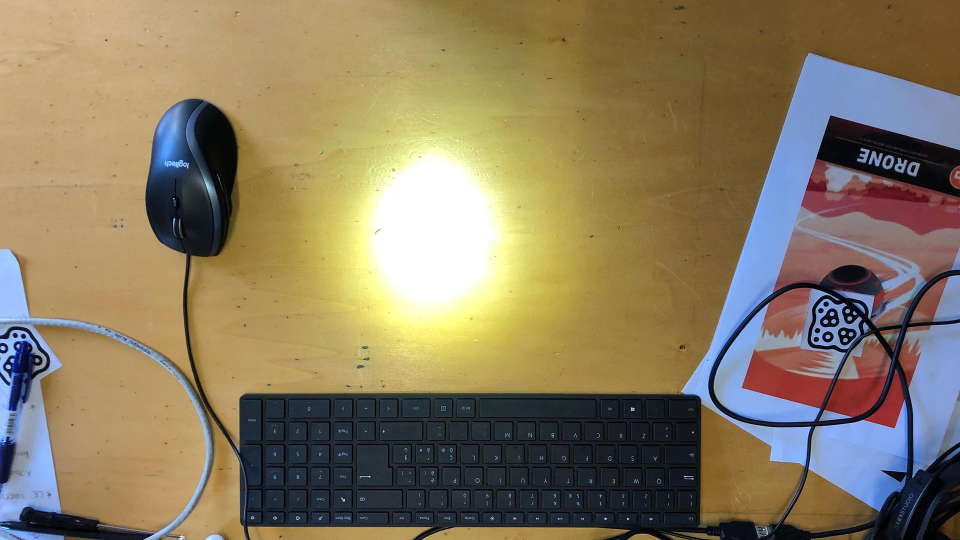
//> input picture MyCodeExamples copy/openCV_brightestSpot/openCV_brightestSpot/img_brightestSpot_test1.JPG, 1920 x 1080 px, given in place of the camera (shown at 1/2 size)
$ ./main   (built with g++ and OpenCV 4)
//> lines starting //> are read from the running program, lines starting //| are printed output that depends on the picture; after the words box and inside, x2 and y2 are one past the last pixel; in counts of white or black regions, pixels touching at a corner belong together
/**
 * @file Threshold.cpp
 * @brief Sample code that shows how to use the diverse threshold options offered by OpenCV
 * @author OpenCV team
 */

#include <iostream>
#include <stdio.h>
#include <stdlib.h>
#include <time.h>
#include <string>
#include <WS2tcpip.h>

#include "opencv2/imgproc.hpp"
#include "opencv2/imgcodecs.hpp"
#include "opencv2/highgui.hpp"

#include "opencv2/tracking.hpp"


#pragma comment (lib, "ws2_32.lib")

using namespace std;
using namespace cv;
using std::cout;

/// Global variables
//threshold
int threshold_value = 240;
int threshold_type = 0;
int const max_value = 255;
int const max_type = 4;
int const max_binary_value = 255;

//blur
int blur_value = 30;
int const max_blur_value = 100;

Mat src, src_gray, dst;
Mat tempSrc;
const char* threshold_window_name = "threshold process";
const char* input_window_name = "video input";
const char* blob_window_name = "blob detection";

const char* trackbar_type = "Type: \n 0: Binary \n 1: Binary Inverted \n 2: Truncate \n 3: To Zero \n 4: To Zero Inverted";
const char* trackbar_value = "Value";
const char* trackbar_blur_value = "blur value";

//find contour
int thresh = 100;
int max_thresh = 255;
RNG rng(12345);
void thresh_callback(int, void*);
const char* source_window = "Source";

Point2f targetPos;
bool targetDetected = false;
int zoneActivatedID;
bool zoneActivated;
bool zoneActivationPrevStatus;
long currentElapsedTime;
string controlMarkerID;

bool sendingMessageStatus = false;
bool sendingMessagePrevStatus = false;
bool messageSent = false;

union Vector {
	struct {
		int x;
		int y;
		int w;
		int h;
	};

	int xywh[4];
};

class timer {
private:
	unsigned long begTime;
	bool isRunningStatus;
public:


	void start() {
		begTime = clock();
		cout << "Timer restarted." << endl;
	}

	unsigned long getBeginTime() {
		return begTime;
	}

	unsigned long elapsedTime() {
		return ((unsigned long)clock() - begTime) / CLOCKS_PER_SEC;
	}

	bool isTimeout(unsigned long seconds) {
		return seconds >= elapsedTime();
	}

	void setRunningStatus(bool _status) {
		isRunningStatus = _status;
	}

	bool isRunning() {
		return isRunningStatus;
	}
};

// [31 lines left out: function clientUDPsendMsg, not called in this run]

//![Threshold_Demo]
/**
 * @function Threshold_Demo
 */
static void Threshold_Demo(int, void*)
{
	/* 0: Binary
	 1: Binary Inverted
	 2: Threshold Truncated
	 3: Threshold to Zero
	 4: Threshold to Zero Inverted
	*/

	threshold(src_gray, dst, threshold_value, max_binary_value, threshold_type);
	imshow(threshold_window_name, dst);

	createTrackbar("Canny thresh:", "Source", &thresh, max_thresh, thresh_callback);

}
//![Threshold_Demo]

//![blur function test]
void applyBlur(int, void*) {
	if (blur_value <= 2) blur_value = 2;
	blur(src_gray, src_gray, Size(blur_value, blur_value)); // blur it
}
//![blur function test]

/** @function thresh_callback */
void thresh_callback(int, void*)
{
	Mat canny_output;
	vector<vector<Point> > contours;
	vector<Vec4i> hierarchy;

	/// Detect edges using canny
	Canny(dst, canny_output, thresh, thresh * 2, 3);
	/// Find contours
	findContours(canny_output, contours, hierarchy, CV_RETR_TREE, CV_CHAIN_APPROX_SIMPLE, Point(0, 0));


	/// Get the moments
	vector<Moments> mu(contours.size());
	for (int i = 0; i < contours.size(); i++)
	{
		mu[i] = moments(contours[i], false);
	}

	///  Get the mass centers:
	vector<Point2f> mc(contours.size());
	for (int i = 0; i < contours.size(); i++)
	{
		mc[i] = Point2f(mu[i].m10 / mu[i].m00, mu[i].m01 / mu[i].m00);
	}

	/// Draw contours
	Mat drawing = Mat::zeros(canny_output.size(), CV_8UC3);
	for (int i = 0; i < contours.size(); i++)
	{
		Scalar color = Scalar(rng.uniform(0, 255), rng.uniform(0, 255), rng.uniform(0, 255));
		drawContours(drawing, contours, i, color, 2, 8, hierarchy, 0, Point());
		circle(drawing, mc[i], 4, color, -1, 8, 0);
	}

	/// Show in a window
	imshow(blob_window_name, drawing);

	if (contours.size() > 0) {
		/// Calculate the area with the moments 00 and compare with the result of the OpenCV function
		// printf("\t Info: Area and Contour Length \n");
		for (int i = 0; i < contours.size(); i++)
		{
			// printf(" * Contour[%d] - Area (M_00) = %.2f - Area OpenCV: %.2f - Length: %.2f   \n", i, mu[i].m00, contourArea(contours[i]), arcLength(contours[i], true));
			// cout << "id: " << i << " - x: " << mc[i].x << " - y: " << mc[i].y << endl;
		}

		targetDetected = true;
		targetPos = mc[0];
	}
	else {
		targetDetected = false;
	}

}

void displayTimer(const Mat& _matrix) {
	putText(_matrix, to_string(currentElapsedTime), Point2f((_matrix.size().width / 8 * 7) , 40), FONT_HERSHEY_PLAIN, 3, Scalar(255, 255, 255), 2, 8, false);
}

void zoneCheckTesta(int, void*) {
	Mat zoneGraphics = Mat::zeros(dst.size(), CV_8UC3);

	///define zones
// [testa]
	Vector* zTestaCoordVec = new Vector();
	zTestaCoordVec->x = 125;
	zTestaCoordVec->y = 200;
	zTestaCoordVec->w = 120;
	zTestaCoordVec->h = 80;
	Rect zTestaRect = Rect(zTestaCoordVec->x, zTestaCoordVec->y, zTestaCoordVec->w, zTestaCoordVec->h);

	Vector* zBustoCoordVec = new Vector();
	zBustoCoordVec->x = 320;
	zBustoCoordVec->y = 180;
	zBustoCoordVec->w = 260;
	zBustoCoordVec->h = 120;
	Rect zBustoRect = Rect(zBustoCoordVec->x, zBustoCoordVec->y, zBustoCoordVec->w, zBustoCoordVec->h);
	// end [testa]

	Rect idBckgrnd((zoneGraphics.size().width / 4) * 3, 0, 50, 50);
	Rect messageSentIcon((zoneGraphics.size().width / 8 * 7), 0, 50, 50);

	rectangle(zoneGraphics, zTestaRect, Scalar(0, 0, 255), 1, 8, 0); // stroke
	rectangle(zoneGraphics, zBustoRect, Scalar(0, 255, 0), 1, 8, 0); // stroke


	if (targetDetected) {
		// cout << "zoneRect2.x: " << z2coordVec->x << " - zoneRect2.y: " << z2coordVec->y << " - zoneRect2.w: " << z2coordVec->w << " - zoneRect2.h: " << z2coordVec->y;
		//circle(zoneGraphics, Point2f(zoneGraphics.size().width / 2, zoneGraphics.size().height / 2), 4, Scalar(0, 0, 255), -1, 8, 0);
		circle(zoneGraphics, targetPos, 4, Scalar(0, 0, 255), -1, 8, 0);
		if (targetPos.x > zTestaCoordVec->x && targetPos.y > zTestaCoordVec->y
			&& targetPos.x < (zTestaCoordVec->x + zTestaCoordVec->w) && targetPos.y < (zTestaCoordVec->y + zTestaCoordVec->h)) {
			zoneActivatedID = 0;
			controlMarkerID = to_string(zoneActivatedID);
			zoneActivated = true;
			if (zoneActivated != zoneActivationPrevStatus) {
				cout << "The target is in the zone " << zoneActivatedID << " !" << endl;
			}
			rectangle(zoneGraphics, zTestaRect, Scalar(0, 0, 255), -1, 8, 0); // filled
		}
		else if (targetPos.x > zBustoCoordVec->x && targetPos.y > zBustoCoordVec->y
			&& targetPos.x < (zBustoCoordVec->x + zBustoCoordVec->w) && targetPos.y < (zBustoCoordVec->y + zBustoCoordVec->h)) {
			zoneActivatedID = 1;
			controlMarkerID = to_string(zoneActivatedID);
			zoneActivated = true;
			if (zoneActivated != zoneActivationPrevStatus) {
				cout << "The target is in the zone " << zoneActivatedID << " !" << endl;
			}
			rectangle(zoneGraphics, zBustoRect, Scalar(0, 255, 0), -1, 8, 0); // filled
		}
		else {
			controlMarkerID = "X";
			zoneActivated = false;
			//zoneActivationPrevStatus = zoneActivated;
		}

		circle(zoneGraphics, targetPos, 4, Scalar(255, 255, 255), -1, 8, 0);
	}
	else {
		controlMarkerID = "X";
		zoneActivated = false;
	}

	rectangle(zoneGraphics, idBckgrnd, Scalar(255, 0, 0), -1, 8, 0);
	putText(zoneGraphics, controlMarkerID, Point2f((zoneGraphics.size().width / 4) * 3, 40), FONT_HERSHEY_PLAIN, 3, Scalar(255, 255, 255), 2, 8, false);

	if (messageSent) {
		rectangle(zoneGraphics, messageSentIcon, Scalar(0, 0, 255), -1, 8, 0);
	}
	//if (zoneActivated)
	displayTimer(zoneGraphics);


	imshow("zone check", zoneGraphics);
}

// [105 lines left out: function zoneCheck, not called in this run]


/**
 * @function main
 */
int main(int argc, char** argv)
{
	timer t;
	t.start();


	///define zones
	// [testa]
	Vector* zTestaCoordVec = new Vector();
	zTestaCoordVec->x = 125;
	zTestaCoordVec->y = 200;
	zTestaCoordVec->w = 120;
	zTestaCoordVec->h = 80;
	Rect zTestaRect = Rect(zTestaCoordVec->x, zTestaCoordVec->y, zTestaCoordVec->w, zTestaCoordVec->h);

	Vector* zBustoCoordVec = new Vector();
	zBustoCoordVec->x = 320;
	zBustoCoordVec->y = 180;
	zBustoCoordVec->w = 260;
	zBustoCoordVec->h = 120;
	Rect zBustoRect = Rect(zBustoCoordVec->x, zBustoCoordVec->y, zBustoCoordVec->w, zBustoCoordVec->h);
	// [20 lines of commented-out code are left out]
	 VideoCapture cap(0); // open the default camera
	if (!cap.isOpened())  // check if we succeeded
		return -1;

	cap.set(CV_CAP_PROP_FRAME_WIDTH, 768);
	cap.set(CV_CAP_PROP_FRAME_HEIGHT, 480);
	//! [input]


	// [window]
	namedWindow(input_window_name, WINDOW_AUTOSIZE);

	cvMoveWindow(input_window_name, 0, 10);
	namedWindow(threshold_window_name, WINDOW_AUTOSIZE);
	cvMoveWindow(threshold_window_name, 700, 10);
	namedWindow(blob_window_name, WINDOW_AUTOSIZE);
	cvMoveWindow(blob_window_name, 0, 600);
	namedWindow("zone check", WINDOW_AUTOSIZE);
	cvMoveWindow("zone check", 700, 600);
	//! [window]

	// [define mask]
	Rect maskRect1 = Rect(0, 0, 768, 180);
	Rect maskRect2 = Rect(0, 480 - 180, 768, 480-180);
	//! [define mask]

	for (;;){

		//! [frame load]
		cap >> src;
//> src is the input picture: 1080 rows x 1920 cols, CV_8UC3; mean B, G, R 96.1, 123.8, 137.1

		// [draw mask]
		rectangle(src, maskRect1, Scalar(255), -1, 8, 0);
		rectangle(src, maskRect2, Scalar(255), -1, 8, 0);
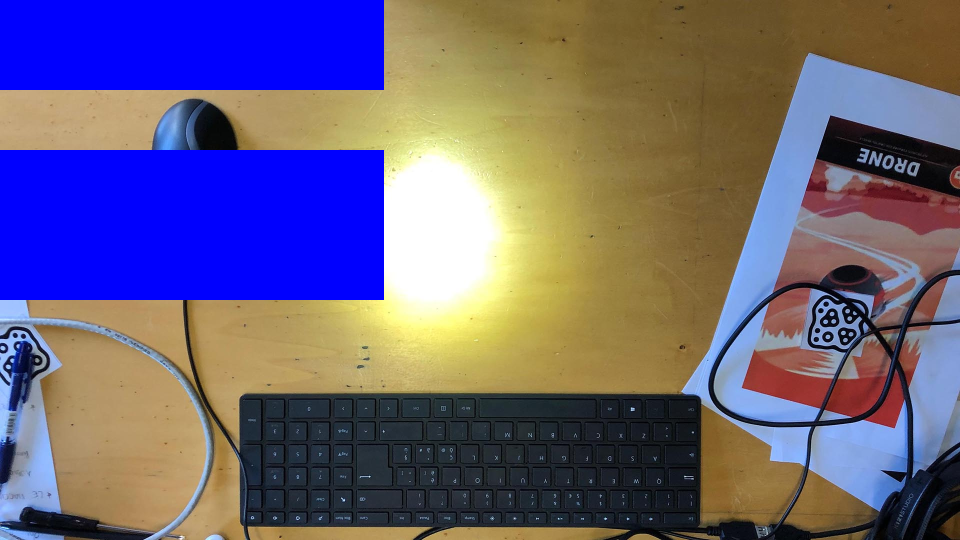
//> src: 1080 rows x 1920 cols, CV_8UC3 (shown at 1/2 size); mean B, G, R 122.7, 96.7, 106.3
		//! [draw mask]

		// img processing
		cvtColor(src, src_gray, COLOR_BGR2GRAY); // Convert the image to Gray
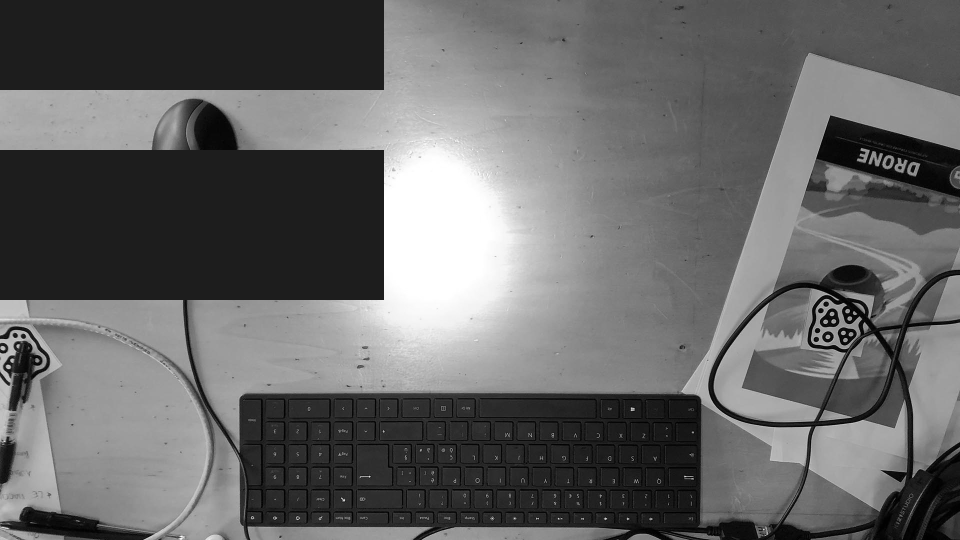
//> src_gray: 1080 rows x 1920 cols, CV_8UC1 (shown at 1/2 size); min 0, max 255, mean 102.5
		applyBlur(0, 0);
//> in applyBlur, `blur(src_gray, src_gray, Size(blur_value, blur_value));`:
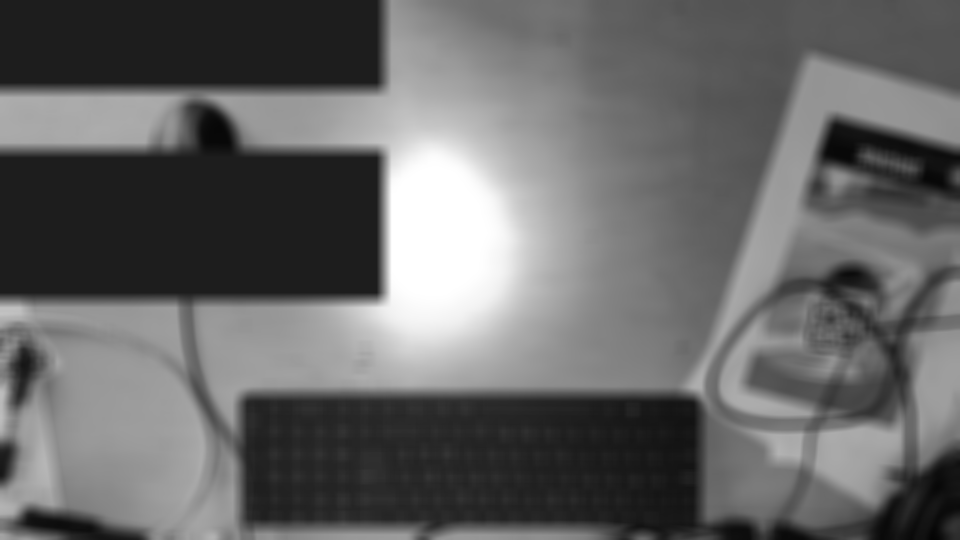
//> src_gray: 1080 rows x 1920 cols, CV_8UC1 (shown at 1/2 size); min 3, max 255, mean 102.5

		// [trackbars]
		createTrackbar(trackbar_type,
			threshold_window_name, &threshold_type,
			max_type, Threshold_Demo); // Create Trackbar to choose type of Threshold

		createTrackbar(trackbar_value,
			threshold_window_name, &threshold_value,
			max_value, Threshold_Demo); // Create Trackbar to choose Threshold value

		createTrackbar(trackbar_blur_value,
			input_window_name, &blur_value,
			max_blur_value, applyBlur); // Create Trackbar to choose Blur value
		//! [trackbar]

		/// test zones on videoInput
		/*rectangle(src_gray, zTestaRect, Scalar(255), 1, 8, 0);
		rectangle(src_gray, zBustoRect, Scalar(255), 1, 8, 0);*/

		//rectangle(src_gray, zTestaRect, Scalar(255), 1, 8, 0);
		//rectangle(src_gray, zBustoRect, Scalar(255), 1, 8, 0);

		//display video_input
		imshow(input_window_name, src_gray);

		bool currentActivation = zoneActivated;
		if (zoneActivated) {

			if (currentActivation != zoneActivationPrevStatus) {
				t.start(); // restart
			}

			if (t.elapsedTime() >= 1) {
				sendingMessageStatus = true;
				if (sendingMessageStatus != sendingMessagePrevStatus) {
					cout << "message sent: " << zoneActivatedID << endl;
					clientUDPsendMsg(to_string(zoneActivatedID));
					messageSent = true;
				}
				sendingMessagePrevStatus = sendingMessageStatus;
			}
			else {

				sendingMessageStatus = false;
				sendingMessagePrevStatus = sendingMessageStatus;
			}

			currentElapsedTime = t.elapsedTime();

			zoneActivationPrevStatus = currentActivation;
		}
		else {
			currentElapsedTime = 0;
			if (currentActivation != zoneActivationPrevStatus) {

				cout << "active zone: none." << endl;
			}
			messageSent = false;
			zoneActivationPrevStatus = currentActivation;
		}

		// call functions
		Threshold_Demo(0, 0); // Call the function to initialize
//> in Threshold_Demo, `threshold(src_gray, dst, threshold_value, max_binary_value, threshold_..`:
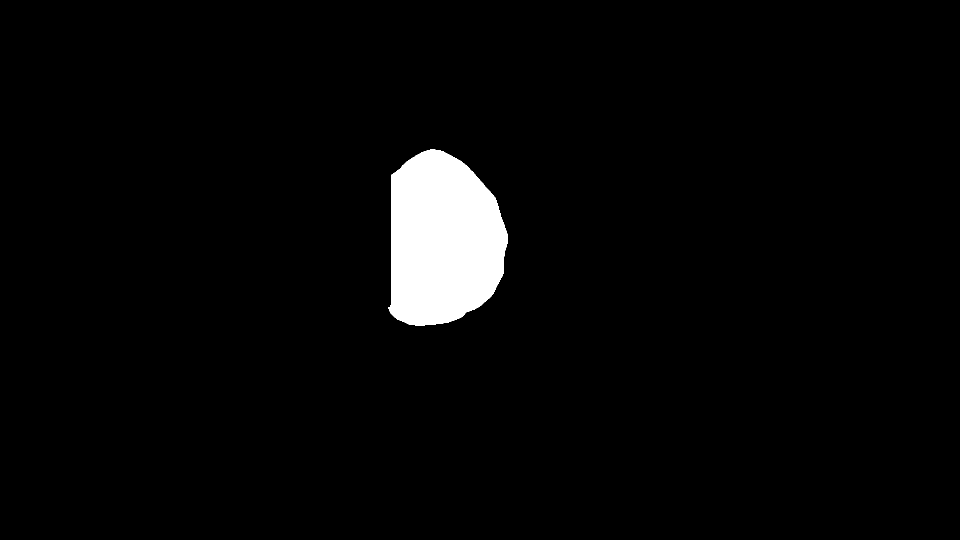
//> dst: 1080 rows x 1920 cols, CV_8UC1 (shown at 1/2 size); 3.2% white; 1 white region, box (x1, y1, x2, y2) and area: (776, 299, 1016, 651) 66533
		thresh_callback(0, 0);
//> in thresh_callback, `Canny(dst, canny_output, thresh, thresh * 2, 3);`:
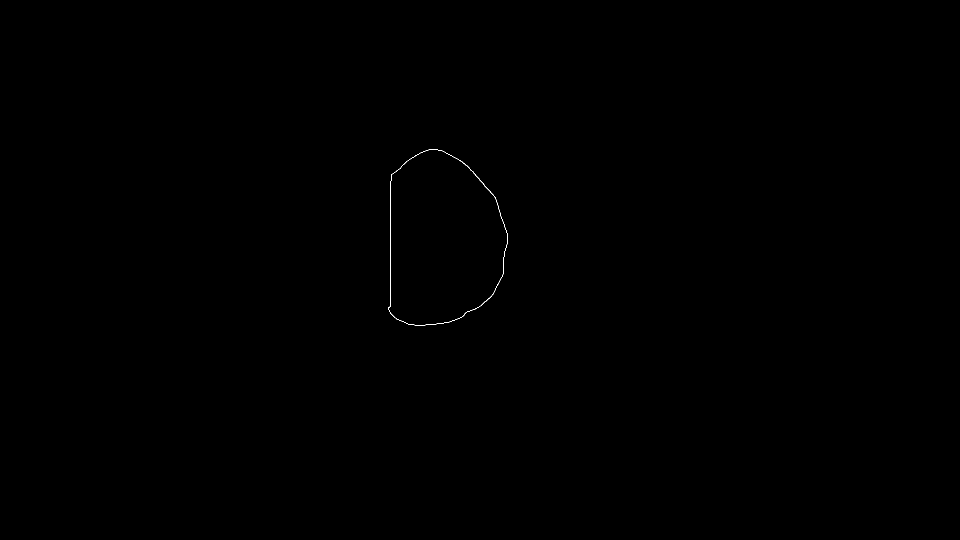
//> canny_output: 1080 rows x 1920 cols, CV_8UC1 (shown at 1/2 size); 0.05% white in thin lines or dots, all inside (x1, y1, x2, y2) = (776, 298, 1016, 651)
//> in thresh_callback, `findContours(canny_output, contours, hierarchy, CV_RETR_TREE, CV_CHAIN..`: contours = 2 contours; box (x1, y1, x2, y2) and area: (776, 298, 1016, 651) 66652, (776, 298, 1016, 651) 66530
//> in thresh_callback, `vector<Moments> mu(contours.size());`: mu = 2 items
//> the loop in thresh_callback, `for (int i = 0; i < contours.size(); i++)` made 2 passes
//> in thresh_callback, `targetPos = mc[0];`: targetPos = Point(884.8, 480.7)
		//zoneCheck(0, 0);
		zoneCheckTesta(0, 0);
//> in zoneCheckTesta, `circle(zoneGraphics, targetPos, 4, Scalar(0, 0, 255), -1, 8, 0);`: zoneGraphics: 1080 rows x 1920 cols, CV_8UC3; mean B, G, R 0, 0.1, 0.1
//> in zoneCheckTesta, `circle(zoneGraphics, targetPos, 4, Scalar(255, 255, 255), -1, 8, 0);`: zoneGraphics: 1080 rows x 1920 cols, CV_8UC3; mean B, G, R 0, 0.1, 0.1
//> in zoneCheckTesta, `rectangle(zoneGraphics, idBckgrnd, Scalar(255, 0, 0), -1, 8, 0);`:
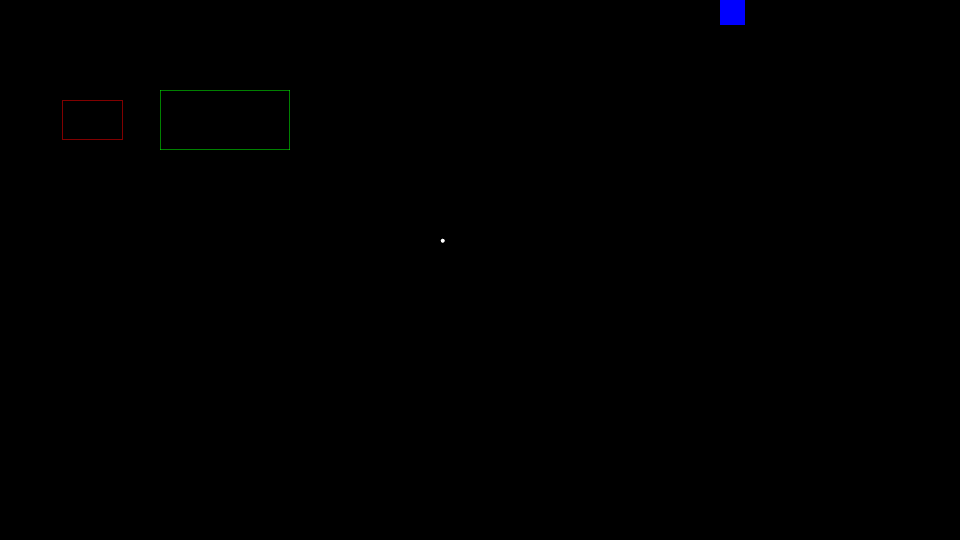
//> zoneGraphics: 1080 rows x 1920 cols, CV_8UC3 (shown at 1/2 size); mean B, G, R 0.3, 0.1, 0.1
//> in zoneCheckTesta, `putText(zoneGraphics, controlMarkerID, Point2f((zoneGraphics.size().wi..`: zoneGraphics: 1080 rows x 1920 cols, CV_8UC3; 202 pixels changed, all inside (x1, y1, x2, y2) = (1445, 9, 1466, 39)
//> in displayTimer, `putText(_matrix, to_string(currentElapsedTime), Point2f((_matrix.size(..`: _matrix: 1080 rows x 1920 cols, CV_8UC3; mean B, G, R 0.3, 0.1, 0.1

		/// Wait until user finishes program
		if (waitKey(30) >= 0) break;
//> the Esc key is pressed
	}
	return 0;
}
